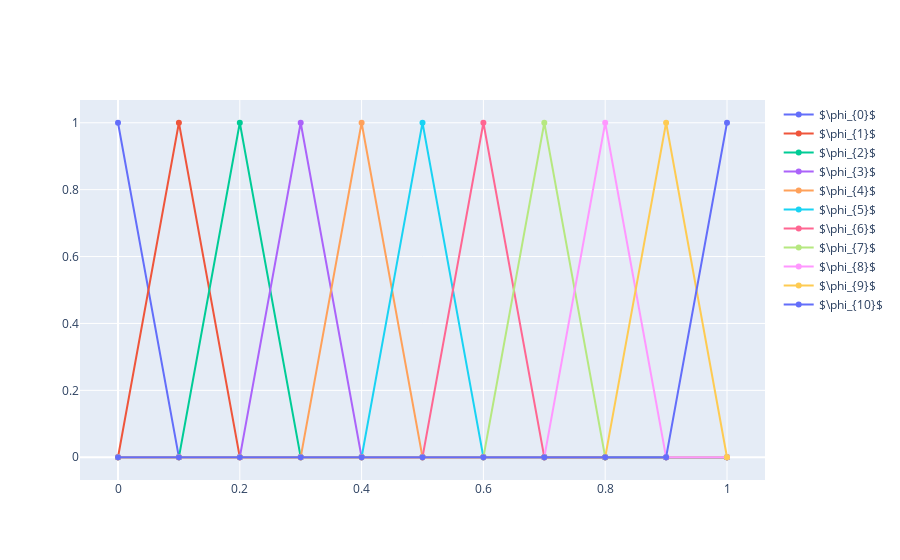

Notebook code for this chart:
### Markdown cell above
We want to have interpolatory bases, so let's have value 1 over the node and 0 everywhere else

### Code cell
phis = []

for i in range(n_bases):
    phi = np.zeros(s.shape)
    phi[i] = 1
    phis.append(go.Scatter(x=s, y=phi, mode='lines+markers', name="$\phi_{{{}}}$".format(i)))

fig = go.Figure(data=phis)
plotly.iplot(fig)

### Figure 1 — Plotly figure (JSON) as saved in the notebook; plotly's stock layout.template omitted (floating-point values rounded to 4 significant figures)
{"data": [{"mode": "lines+markers", "name": "$\\phi_{0}$", "type": "scatter", "x": [0, 0.1, 0.2, 0.3, 0.4, 0.5, 0.6, 0.7, 0.8, 0.9, 1], "y": [1, 0, 0, 0, 0, 0, 0, 0, 0, 0, 0]}, {"mode": "lines+markers", "name": "$\\phi_{1}$", "type": "scatter", "x": [0, 0.1, 0.2, 0.3, 0.4, 0.5, 0.6, 0.7, 0.8, 0.9, 1], "y": [0, 1, 0, 0, 0, 0, 0, 0, 0, 0, 0]}, {"mode": "lines+markers", "name": "$\\phi_{2}$", "type": "scatter", "x": [0, 0.1, 0.2, 0.3, 0.4, 0.5, 0.6, 0.7, 0.8, 0.9, 1], "y": [0, 0, 1, 0, 0, 0, 0, 0, 0, 0, 0]}, {"mode": "lines+markers", "name": "$\\phi_{3}$", "type": "scatter", "x": [0, 0.1, 0.2, 0.3, 0.4, 0.5, 0.6, 0.7, 0.8, 0.9, 1], "y": [0, 0, 0, 1, 0, 0, 0, 0, 0, 0, 0]}, {"mode": "lines+markers", "name": "$\\phi_{4}$", "type": "scatter", "x": [0, 0.1, 0.2, 0.3, 0.4, 0.5, 0.6, 0.7, 0.8, 0.9, 1], "y": [0, 0, 0, 0, 1, 0, 0, 0, 0, 0, 0]}, {"mode": "lines+markers", "name": "$\\phi_{5}$", "type": "scatter", "x": [0, 0.1, 0.2, 0.3, 0.4, 0.5, 0.6, 0.7, 0.8, 0.9, 1], "y": [0, 0, 0, 0, 0, 1, 0, 0, 0, 0, 0]}, {"mode": "lines+markers", "name": "$\\phi_{6}$", "type": "scatter", "x": [0, 0.1, 0.2, 0.3, 0.4, 0.5, 0.6, 0.7, 0.8, 0.9, 1], "y": [0, 0, 0, 0, 0, 0, 1, 0, 0, 0, 0]}, {"mode": "lines+markers", "name": "$\\phi_{7}$", "type": "scatter", "x": [0, 0.1, 0.2, 0.3, 0.4, 0.5, 0.6, 0.7, 0.8, 0.9, 1], "y": [0, 0, 0, 0, 0, 0, 0, 1, 0, 0, 0]}, {"mode": "lines+markers", "name": "$\\phi_{8}$", "type": "scatter", "x": [0, 0.1, 0.2, 0.3, 0.4, 0.5, 0.6, 0.7, 0.8, 0.9, 1], "y": [0, 0, 0, 0, 0, 0, 0, 0, 1, 0, 0]}, {"mode": "lines+markers", "name": "$\\phi_{9}$", "type": "scatter", "x": [0, 0.1, 0.2, 0.3, 0.4, 0.5, 0.6, 0.7, 0.8, 0.9, 1], "y": [0, 0, 0, 0, 0, 0, 0, 0, 0, 1, 0]}, {"mode": "lines+markers", "name": "$\\phi_{10}$", "type": "scatter", "x": [0, 0.1, 0.2, 0.3, 0.4, 0.5, 0.6, 0.7, 0.8, 0.9, 1], "y": [0, 0, 0, 0, 0, 0, 0, 0, 0, 0, 1]}], "layout": {}}
